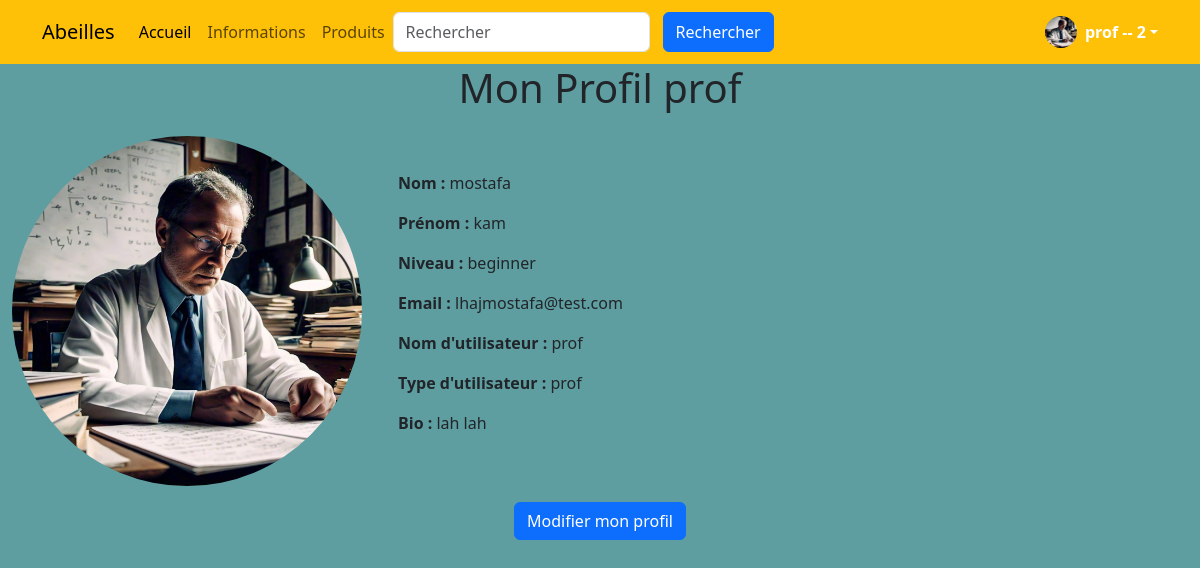
Page /profile/ (signed in) on the committed database.
### accounts/models.py (models this page shows, shortened)
class CustomUser(AbstractUser):
    is_teacher = models.BooleanField(default=False)
    is_student = models.BooleanField(default=True)
    groups = models.ManyToManyField(
        'auth.Group',
        related_name='customuser_groups',
        help_text='The groups this user belongs to.',
        verbose_name='groups',
    )
    user_permissions = models.ManyToManyField(
        'auth.Permission',
        related_name='customuser_permissions',
        blank=True,
        help_text='Specific permissions for this user.',
        verbose_name='user permissions',
    )

class Profile(models.Model):
    LEVEL_CHOICES = [
        ('beginner', 'Débutant'),
        ('intermediate', 'Intermédiaire'),
        ('advanced', 'Avancé'),
    ]
    user = models.OneToOneField(settings.AUTH_USER_MODEL, on_delete=models.CASCADE)
    photo = models.ImageField(upload_to='profile_photos/', null=True, blank=True)
    level = models.CharField(max_length=20, choices=LEVEL_CHOICES, default='beginner')
    USER_TYPE_CHOICES = (
        (1, 'admin'),
        (2, 'prof'),
        (3, 'student'),
    )
    user_type = models.PositiveSmallIntegerField(choices=USER_TYPE_CHOICES, default=2)
    bio = models.TextField()
    ville = models.CharField(max_length=255, blank=True, null=True)

### accounts/views.py (the view)
# urls.py: path('profile/', views.profile_view, name='profile'),
@login_required
def profile_view(request):
    user = request.user
    return render(request, 'registration/profile.html', {'user': user})

### templates/registration/profile.html (shortened to what this page needs)
{% extends 'base.html' %}
{% block content %}
<h1 class="mb-4 text text-center">Mon Profil {{ user.username }} </h1>
<div class="d-flex align-items-center">
    {% if user.profile.photo %}
        <img src="{{ user.profile.photo.url }}" alt="Photo de profil" class="rounded-circle me-4" width="350">
    {% else %}
        <p>Aucune photo de profil</p>
    {% endif %}
    <div class="container">
        <p><strong>Nom :</strong> {{ user.first_name }}</p>
        <p><strong> Prénom :</strong> {{ user.last_name }}</p>
        <p><strong> Niveau :</strong> {{ user.profile.level}}</p>
        <p><strong>Email :</strong> {{ user.email }}</p>
        <p><strong>Nom d'utilisateur :</strong> {{ user.username }}</p>
        <p><strong>Type d'utilisateur :</strong> {{ user.profile.get_user_type_display }}</p>
        <p><strong>Bio :</strong> {{ user.profile.bio }}</p>
    </div>
</div>
<div class="text text-center">
    <a href="{% url 'update_profile' %}" class="btn btn-primary mt-3 ">Modifier mon profil</a>
</div>
{% endblock %}

### templates/parts/navbar.html (shortened to what this page needs)
<nav class="navbar navbar-expand-lg bg-warning">
    <div class="container">
      <a class="navbar-brand" href="{% url 'home' %}">Abeilles</a>
      <div class="collapse navbar-collapse" id="navbarsExample07">
        <ul class="navbar-nav me-auto mb-2 mb-lg-0">
          <li class="nav-item">
            <a class="nav-link active" aria-current="page" href="{% url 'home' %}">Accueil</a>
          </li>
          <li class="nav-item">
            <a class="nav-link" href="{% url 'course_list' %}">Informations</a>
          </li>
          <li class="nav-item">
            <a class="nav-link" href="{% url 'product_list' %}">Produits</a>
          </li>
        <form method="get" action="{% url 'search' %}" class="d-flex ms-auto">
          <input class="form-control me-2" type="search" name="q" placeholder="Rechercher" aria-label="Rechercher">
          <button type="submit" class="btn btn-primary">Rechercher</button>
        </form>
      </div>
      <br>
      <br>
      <div class="dropdown">
        <a class="d-flex align-items-center text-white text-decoration-none dropdown-toggle" data-bs-toggle="dropdown" aria-expanded="false">
          {% if user.is_authenticated %}
            <img src="{{ user.profile.photo.url }}" alt="" width="32" height="32" class="rounded-circle me-2">
            <strong>{{ user.username }} -- {{ user.profile.user_type }}</strong>
          {% endif %}
        </a>
      </div>
    </div>
  </nav>

### templates/base.html (style rules this page uses)
.btn { margin: 0 5px; }
body { display: flex; flex-direction: column; min-height: 100vh; background-color: cadetblue; }

### rows in the picture
CustomUser: profile.photo (picture), username "prof", profile.user_type "2", first_name "mostafa", last_name "kam", profile.level "beginner", email "lhajmostafa@test.com", profile.user_type "prof", profile.bio "lah lah"
